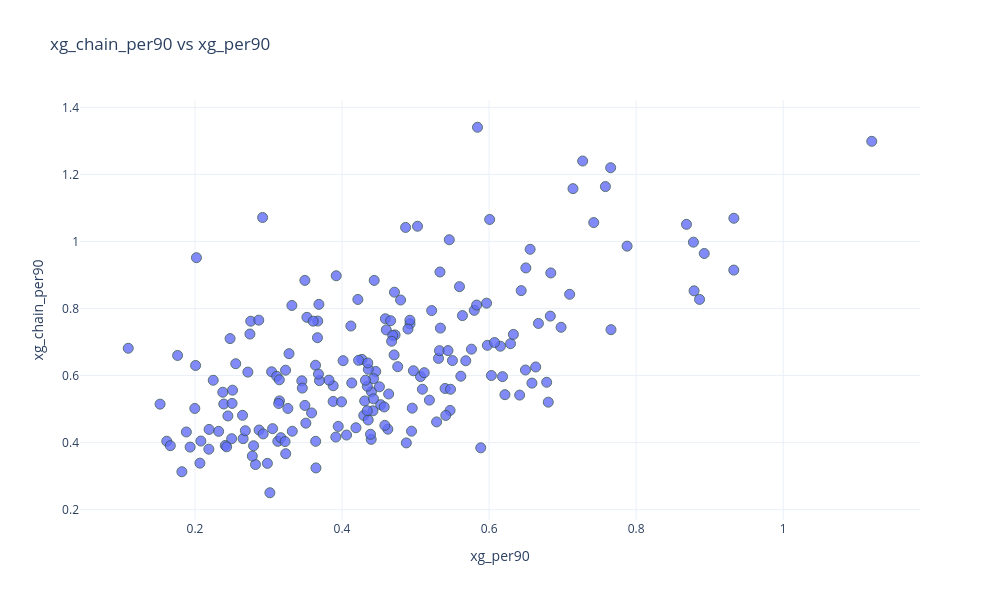

The code cell stored with this chart in its notebook:
### Code cell
scatter_plot(
    strikers,
    x="xg_per90",
    y="xg_chain_per90",
    min_goals=5,
    hover_cols=["team"]
)

### Figure 1 — Plotly figure (JSON) as saved in the notebook; plotly's stock layout.template omitted (floating-point values rounded to 4 significant figures; data arrays with more than 128 entries replaced by an {"elided": "..."} marker saying what was removed)
{"data": [{"customdata": {"elided": "215x1 str values"}, "hovertemplate": "<b>%{hovertext}</b><br><br>xg_per90=%{x}<br>xg_chain_per90=%{y}<br>team=%{customdata[0]}<extra></extra>", "hovertext": {"elided": "215 str values"}, "legendgroup": "", "marker": {"color": "#636efa", "line": {"color": "DarkSlateGrey", "width": 1}, "opacity": 0.8, "size": 10, "symbol": "circle"}, "mode": "markers", "name": "", "orientation": "v", "showlegend": false, "type": "scatter", "x": {"elided": "215 float values"}, "xaxis": "x", "y": {"elided": "215 float values"}, "yaxis": "y"}], "layout": {"height": 600, "legend": {"tracegroupgap": 0}, "title": {"text": "xg_chain_per90 vs xg_per90"}, "width": 1000, "xaxis": {"anchor": "y", "domain": [0, 1], "title": {"text": "xg_per90"}}, "yaxis": {"anchor": "x", "domain": [0, 1], "title": {"text": "xg_chain_per90"}}}}
